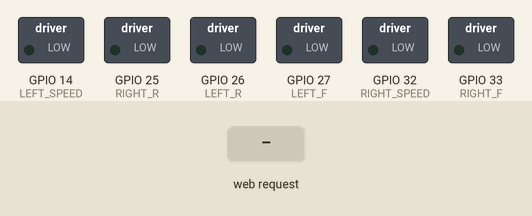
A sketch run on a simulated ESP32. Shown: switched loads named in the sketch (green lamp = pin HIGH). The test bench sets the inputs (shaded band). What the sketch prints to the serial monitor is not drawn.

Above: at 1.2 s.
1.3 s: HTTP request GET /H received
At 1.42 s:
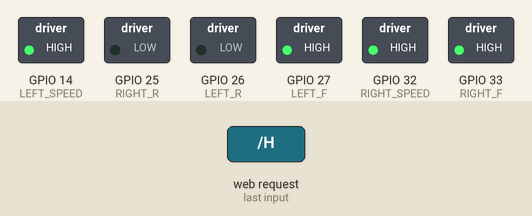
At 2.7 s:
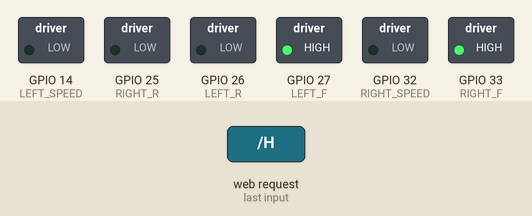
3.0 s: HTTP request GET /L received
At 3.12 s:
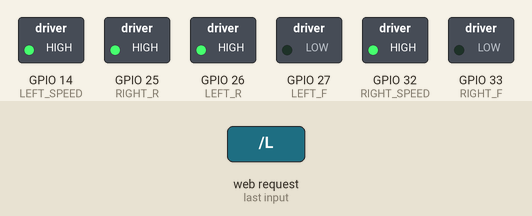
Timing chart, 0 to 6.0 s (numbered marks = the images above; inputs shaded):
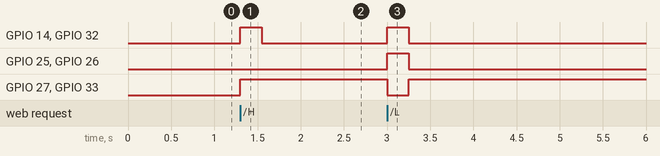

The sketch:

Final.ino
```cpp
/*
  WiFiAccessPoint.ino creates a WiFi access point and provides a web server on it.

  Steps:
  1. Connect to the access point "yourAp"
  2. Point your web browser to http://192.168.4.1/H to turn the LED on or http://192.168.4.1/L to turn it off
     OR
     Run raw TCP "GET /H" and "GET /L" on PuTTY terminal with 192.168.4.1 as IP address and 80 as port

  Created for arduino-esp32 on 04 July, 2018
  by Elochukwu Ifediora (fedy0)
*/

#include <WiFi.h>
#include <WiFiClient.h>
#include <WiFiAP.h>

#define LEFT_F  27 // Motor A (left)  forward pin (IN1)
#define LEFT_R  26  // Motor A (left)  reverse pin (IN2)
#define RIGHT_F 33  // Motor B (right) forward pin (IN3)
#define RIGHT_R 25  // Motor B (right) reverse pin (IN4)

// NOTE: depending on how you attach your motors,
// you may need to swap forward and reverse pins.

// Motor enables (to control power)
#define LEFT_SPEED 14   // left enable pin  (ENA)
#define RIGHT_SPEED 32   // right enable pin (ENB)

#define MAX_SPEED 255

// Set these to your desired credentials.
const char *ssid = "yourAP";
const char *password = "yourPassword";

WiFiServer server(80);


void setup() {
  Serial.begin(115200);
  Serial.println();
  Serial.println("Configuring access point...");

  // You can remove the password parameter if you want the AP to be open.
  WiFi.softAP(ssid, password);
  IPAddress myIP = WiFi.softAPIP();
  Serial.print("AP IP address: ");
  Serial.println(myIP);
  server.begin();
  Serial.println("Setting pins for motors");

    // Declare the mode of our pins
    pinMode(LEFT_F, OUTPUT);
    pinMode(LEFT_R, OUTPUT);
    pinMode(RIGHT_R, OUTPUT);
    pinMode(RIGHT_F, OUTPUT);

    pinMode(LEFT_SPEED, OUTPUT);
    pinMode(RIGHT_SPEED, OUTPUT);

  Serial.println("Server started");
}
void open_door();
void close_door();

void loop() {
  WiFiClient client = server.available();   // listen for incoming clients

  if (client) {                             // if you get a client,
    Serial.println("New Client.");           // print a message out the serial port
    String currentLine = "";                // make a String to hold incoming data from the client
    while (client.connected()) {            // loop while the client's connected
      if (client.available()) {             // if there's bytes to read from the client,
        char c = client.read();             // read a byte, then
        Serial.write(c);                    // print it out the serial monitor
        if (c == '\n') {                    // if the byte is a newline character

          // if the current line is blank, you got two newline characters in a row.
          // that's the end of the client HTTP request, so send a response:
          if (currentLine.length() == 0) {
            // HTTP headers always start with a response code (e.g. HTTP/1.1 200 OK)
            // and a content-type so the client knows what's coming, then a blank line:
            client.println("HTTP/1.1 200 OK");
            client.println("Content-type:text/html");
            client.println();

            // the content of the HTTP response follows the header:
            client.print("Click <a href=\"/H\">here</a> to open door.<br>");
            client.print("Click <a href=\"/L\">here</a> to close door.<br>");

            // The HTTP response ends with another blank line:
            client.println();
            // break out of the while loop:
            break;
          } else {    // if you got a newline, then clear currentLine:
            currentLine = "";
          }
        } else if (c != '\r') {  // if you got anything else but a carriage return character,
          currentLine += c;      // add it to the end of the currentLine
        }

        // Check to see if the client request was "GET /H" or "GET /L":
        if (currentLine.endsWith("GET /H")) {
          open_door();
        }
        if (currentLine.endsWith("GET /L")) {
          close_door();               // GET /L turns the LED off
        }
      }
    }
    // close the connection:
    client.stop();
    Serial.println("Client Disconnected.");
  }
  //digitalWrite(LEFT_SPEED, HIGH);
  // open_door();
  // delay(3000);
  // close_door();
  // delay(2000);
}

void drive(int left_speed, int right_speed) {
    // Set left direction
    if (left_speed < 0) {
        left_speed = -left_speed;
        digitalWrite(LEFT_F, LOW);
        digitalWrite(LEFT_R, HIGH);
    } else {
        digitalWrite(LEFT_F, HIGH);
        digitalWrite(LEFT_R, LOW);
    }
    // Set right direction
    if (right_speed < 0) {
        right_speed = -right_speed;
        digitalWrite(RIGHT_F, LOW);
        digitalWrite(RIGHT_R, HIGH);
    } else {
        digitalWrite(RIGHT_F, HIGH);
        digitalWrite(RIGHT_R, LOW);
    }
    // Set left and right motor speeds
    if (left_speed) {
      digitalWrite(LEFT_SPEED, HIGH);
    } else {
      digitalWrite(LEFT_SPEED, LOW);
    }
    if (right_speed) {
      digitalWrite(RIGHT_SPEED, HIGH);
    } else {
      digitalWrite(RIGHT_SPEED, LOW);
    }
    // analogWrite(LEFT_SPEED, left_speed);
    // analogWrite(RIGHT_SPEED, right_speed);
}

void open_door() {
    drive(MAX_SPEED, MAX_SPEED);
    delay(250); // Wait 1 second
    drive(0,0);
    delay(250); // Wait 1 second
}

void close_door() {
    drive(-MAX_SPEED, -MAX_SPEED);
    delay(250); // Wait 1 second
    drive(0,0);
    delay(250); // Wait 1 second
}
```

Measured:
- after the input at 1.3 s, GPIO 14 (LEFT_SPEED), GPIO 32 (RIGHT_SPEED): LOW → HIGH at once, → LOW 0.25 s later; GPIO 27 (LEFT_F), GPIO 33 (RIGHT_F): LOW → HIGH at once
- after the input at 3.0 s, GPIO 14 (LEFT_SPEED), GPIO 25 (RIGHT_R), GPIO 26 (LEFT_R), GPIO 32 (RIGHT_SPEED): LOW → HIGH at once, → LOW 0.25 s later; GPIO 27 (LEFT_F), GPIO 33 (RIGHT_F): HIGH → LOW at once, → HIGH 0.25 s later
